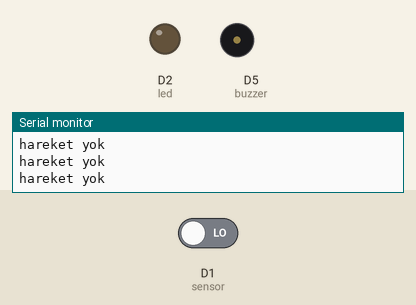
Simulated run of this sketch. Board: ESP8266 (NodeMCU). Parts: output pins drawn as LEDs (lit = HIGH), buzzer (waves = sounding), the last lines printed to the serial monitor. The test bench sets the inputs (shaded band); at power-on: D1 (sensor) LOW.

Above: at 1.4 s.
1.5 s: D1 (sensor) driven HIGH
At 2.4 s:
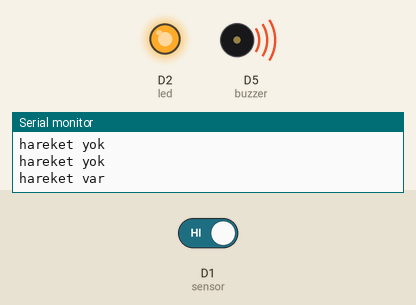
3.0 s: D1 (sensor) driven LOW
At 5.8 s:
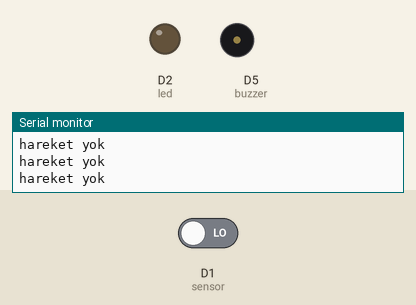
Timing chart, 0 to 7.3 s (numbered marks = the images above; inputs shaded):
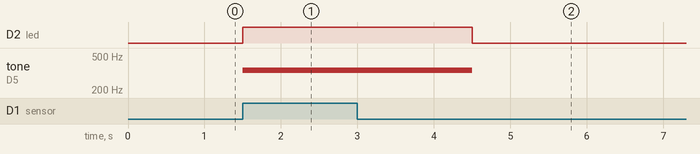

Measured:
- after the input at 1.5 s, D2 (led): LOW → HIGH at once; tone on D5 (buzzer): silent → 340 Hz at once
- after the input at 3.0 s, D2 (led): HIGH → LOW after 1.5 s; tone on D5 (buzzer): 340 Hz → silent after 1.5 s

The sketch:

Prbuzzer3.ino
```cpp
//Sürekli ses çıkarıyor hassasiyet ayarı yapılması lazım

int sensor = D1;
int led = D2;
int buzzer = D5;
int sensordurum=LOW;
int deger=0;

void setup() {
// put your setup code here, to run once:
pinMode(sensor,INPUT);
pinMode(led,OUTPUT);
pinMode(buzzer,OUTPUT);
Serial.begin(9600);
}

void loop() {
// put your main code here, to run repeatedly:
sensordurum=digitalRead(sensor);

if(sensordurum==HIGH){
Serial.println("hareket var");

digitalWrite(led,HIGH);
tone(buzzer,340);
delay(3000);
noTone(buzzer);
}
else
{
Serial.println("hareket yok");

digitalWrite(led,LOW);
noTone(buzzer);
delay(300);
}

}
```
